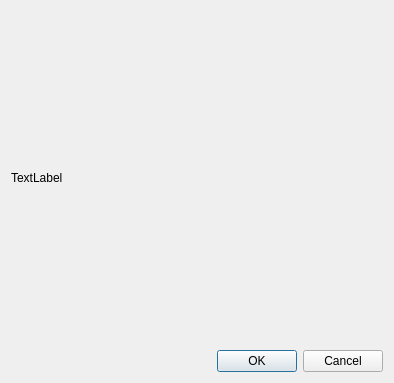
<?xml version="1.0" encoding="UTF-8"?>
<ui version="4.0">
 <class>Dialog</class>
 <widget class="QDialog" name="Dialog">
  <property name="geometry">
   <rect>
    <x>0</x>
    <y>0</y>
    <width>394</width>
    <height>383</height>
   </rect>
  </property>
  <property name="minimumSize">
   <size>
    <width>394</width>
    <height>383</height>
   </size>
  </property>
  <property name="maximumSize">
   <size>
    <width>394</width>
    <height>383</height>
   </size>
  </property>
  <property name="windowTitle">
   <string>Dialog</string>
  </property>
  <layout class="QVBoxLayout" name="verticalLayout">
   <item>
    <widget class="QLabel" name="label">
     <property name="text">
      <string>TextLabel</string>
     </property>
    </widget>
   </item>
   <item>
    <widget class="QDialogButtonBox" name="buttonBox">
     <property name="orientation">
      <enum>Qt::Horizontal</enum>
     </property>
     <property name="standardButtons">
      <set>QDialogButtonBox::Cancel|QDialogButtonBox::Ok</set>
     </property>
    </widget>
   </item>
  </layout>
 </widget>
 <resources/>
 <connections>
  <connection>
   <sender>buttonBox</sender>
   <signal>accepted()</signal>
   <receiver>Dialog</receiver>
   <slot>accept()</slot>
   <hints>
    <hint type="sourcelabel">
     <x>248</x>
     <y>254</y>
    </hint>
    <hint type="destinationlabel">
     <x>157</x>
     <y>274</y>
    </hint>
   </hints>
  </connection>
  <connection>
   <sender>buttonBox</sender>
   <signal>rejected()</signal>
   <receiver>Dialog</receiver>
   <slot>reject()</slot>
   <hints>
    <hint type="sourcelabel">
     <x>316</x>
     <y>260</y>
    </hint>
    <hint type="destinationlabel">
     <x>286</x>
     <y>274</y>
    </hint>
   </hints>
  </connection>
 </connections>
</ui>
